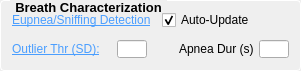
             <widget class="QGroupBox" name="groupBox_7">
              <property name="minimumSize">
               <size>
                <width>301</width>
                <height>71</height>
               </size>
              </property>
              <property name="maximumSize">
               <size>
                <width>250</width>
                <height>71</height>
               </size>
              </property>
              <property name="font">
               <font>
                <pointsize>10</pointsize>
                <bold>true</bold>
               </font>
              </property>
              <property name="styleSheet">
               <string notr="true">QGroupBox {
            border: 1px solid #ffffff;
            border-radius: 4px;
            margin-top: 0.5em;
            padding-top: 0.5em;
        }

        QGroupBox::title {
            subcontrol-origin: margin;
            left: 10px;
            padding: 0 3px 0 3px;
        }</string>
              </property>
              <property name="title">
               <string>Breath Characterization</string>
              </property>
              <layout class="QVBoxLayout" name="verticalLayout_14">
               <property name="spacing">
                <number>0</number>
               </property>
               <property name="topMargin">
                <number>0</number>
               </property>
               <property name="bottomMargin">
                <number>2</number>
               </property>
               <item>
                <layout class="QHBoxLayout" name="horizontalLayout_11">
                 <item>
                  <widget class="QPushButton" name="GMMClusteringButton">
                   <property name="sizePolicy">
                    <sizepolicy hsizetype="Fixed" vsizetype="Preferred">
                     <horstretch>0</horstretch>
                     <verstretch>0</verstretch>
                    </sizepolicy>
                   </property>
                   <property name="minimumSize">
                    <size>
                     <width>150</width>
                     <height>0</height>
                    </size>
                   </property>
                   <property name="maximumSize">
                    <size>
                     <width>150</width>
                     <height>16777215</height>
                    </size>
                   </property>
                   <property name="cursor">
                    <cursorShape>PointingHandCursor</cursorShape>
                   </property>
                   <property name="toolTip">
                    <string>Open eupnea/sniffing detection dialog to automatically classify breathing patterns</string>
                   </property>
                   <property name="styleSheet">
                    <string>QPushButton {
    text-align: left;
    border: none;
    background: transparent;
    text-decoration: underline;
    color: #4A9EFF;
}
QPushButton:hover {
    color: #6BB6FF;
}</string>
                   </property>
                   <property name="text">
                    <string>Eupnea/Sniffing Detection</string>
                   </property>
                  </widget>
                 </item>
                 <item>
                  <widget class="QCheckBox" name="AutoUpdateGMMCheckbox">
                   <property name="toolTip">
                    <string>Automatically re-run eupnea/sniffing detection when peaks are added or deleted</string>
                   </property>
                   <property name="text">
                    <string>Auto-Update</string>
                   </property>
                   <property name="checked">
                    <bool>true</bool>
                   </property>
                  </widget>
                 </item>
                 <item>
                  <spacer name="horizontalSpacer_3">
                   <property name="orientation">
                    <enum>Qt::Horizontal</enum>
                   </property>
                   <property name="sizeHint" stdset="0">
                    <size>
                     <width>40</width>
                     <height>20</height>
                    </size>
                   </property>
                  </spacer>
                 </item>
                </layout>
               </item>
               <item>
                <layout class="QHBoxLayout" name="horizontalLayout_14">
                 <item>
                  <widget class="QPushButton" name="OutlierThreshButton">
                   <property name="minimumSize">
                    <size>
                     <width>105</width>
                     <height>0</height>
                    </size>
                   </property>
                   <property name="maximumSize">
                    <size>
                     <width>105</width>
                     <height>16777215</height>
                    </size>
                   </property>
                   <property name="cursor">
                    <cursorShape>PointingHandCursor</cursorShape>
                   </property>
                   <property name="toolTip">
                    <string>Click to select which metrics to use for outlier detection</string>
                   </property>
                   <property name="styleSheet">
                    <string>QPushButton {
    text-align: left;
    border: none;
    background: transparent;
    text-decoration: underline;
    color: #4A9EFF;
}
QPushButton:hover {
    color: #6BB6FF;
}</string>
                   </property>
                   <property name="text">
                    <string>Outlier Thr (SD):</string>
                   </property>
                  </widget>
                 </item>
                 <item>
                  <widget class="QLineEdit" name="OutlierSD">
                   <property name="minimumSize">
                    <size>
                     <width>30</width>
                     <height>18</height>
                    </size>
                   </property>
                   <property name="maximumSize">
                    <size>
                     <width>30</width>
                     <height>18</height>
                    </size>
                   </property>
                   <property name="font">
                    <font>
                     <pointsize>8</pointsize>
                    </font>
                   </property>
                  </widget>
                 </item>
                 <item>
                  <spacer name="horizontalSpacer_5">
                   <property name="orientation">
                    <enum>Qt::Horizontal</enum>
                   </property>
                   <property name="sizeHint" stdset="0">
                    <size>
                     <width>40</width>
                     <height>20</height>
                    </size>
                   </property>
                  </spacer>
                 </item>
                 <item>
                  <widget class="QLabel" name="ApneaDurLabel">
                   <property name="sizePolicy">
                    <sizepolicy hsizetype="Fixed" vsizetype="Fixed">
                     <horstretch>0</horstretch>
                     <verstretch>0</verstretch>
                    </sizepolicy>
                   </property>
                   <property name="minimumSize">
                    <size>
                     <width>80</width>
                     <height>0</height>
                    </size>
                   </property>
                   <property name="maximumSize">
                    <size>
                     <width>80</width>
                     <height>16777215</height>
                    </size>
                   </property>
                   <property name="toolTip">
                    <string>Minimum gap duration (in seconds) between breaths to be classified as an apnea event</string>
                   </property>
                   <property name="text">
                    <string>Apnea Dur (s)</string>
                   </property>
                  </widget>
                 </item>
                 <item>
                  <widget class="QLineEdit" name="ApneaThresh">
                   <property name="sizePolicy">
                    <sizepolicy hsizetype="Fixed" vsizetype="Fixed">
                     <horstretch>0</horstretch>
                     <verstretch>0</verstretch>
                    </sizepolicy>
                   </property>
                   <property name="minimumSize">
                    <size>
                     <width>0</width>
                     <height>18</height>
                    </size>
                   </property>
                   <property name="maximumSize">
                    <size>
                     <width>30</width>
                     <height>18</height>
                    </size>
                   </property>
                   <property name="font">
                    <font>
                     <pointsize>8</pointsize>
                    </font>
                   </property>
                  </widget>
                 </item>
                </layout>
               </item>
              </layout>
             </widget>
